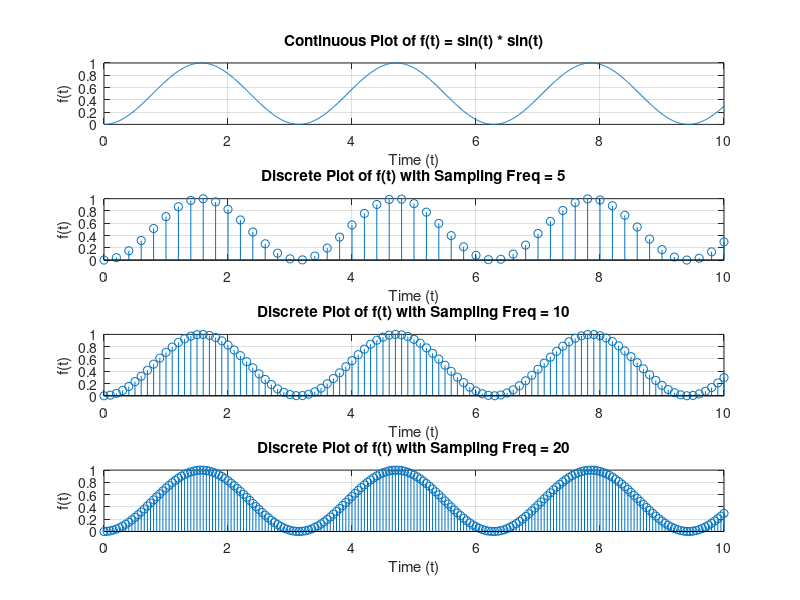

Recreate this plot in MATLAB. (Note: this script raises an error after producing the figure.)
% Defining the function

f = @(t) sin(t).*sin(t);

% Creating Sampling Frequencies
Fs1 = 5;
Fs2 = 10;
Fs3 = 20;

% Creating Discrete Time values
t_continuous = linspace(0,10,1000); 

t_discrete1 = 0:1/Fs1:10;   % Sampling Freq = 5
t_discrete2 = 0:1/Fs2:10;   % Sampling Freq = 10
t_discrete3 = 0:1/Fs3:10;   % Sampling Freq = 20

% Calculating the function values
y_cont = f(t_continuous);
y_disc1 = f(t_discrete1);
y_disc2 = f(t_discrete2);
y_disc3 = f(t_discrete3);

% Create the subplot for the continuous plot
subplot(4, 1, 1);
plot(t_continuous, y_cont);
title('Continuous Plot of f(t) = sin(t) * sin(t)');
xlabel('Time (t)');
ylabel('f(t)');
grid on;

% Create the subplot for the discrete plot with Fs1
subplot(4, 1, 2); 
stem(t_discrete1, y_disc1);
title('Discrete Plot of f(t) with Sampling Freq = 5');
xlabel('Time (t)');
ylabel('f(t)');
grid on;

% Create the subplot for the discrete plot with Fs2
subplot(4, 1, 3);
stem(t_discrete2, y_disc2);
title('Discrete Plot of f(t) with Sampling Freq = 10');
xlabel('Time (t)');
ylabel('f(t)');
grid on;

% Create the subplot for the discrete plot with Fs3
subplot(4, 1, 4);
stem(t_discrete3, y_disc3);
title('Discrete Plot of f(t) with Sampling Freq = 20');
xlabel('Time (t)');
ylabel('f(t)');
grid on;

sgtitle('Sujay Vivek - 22EE30029');
